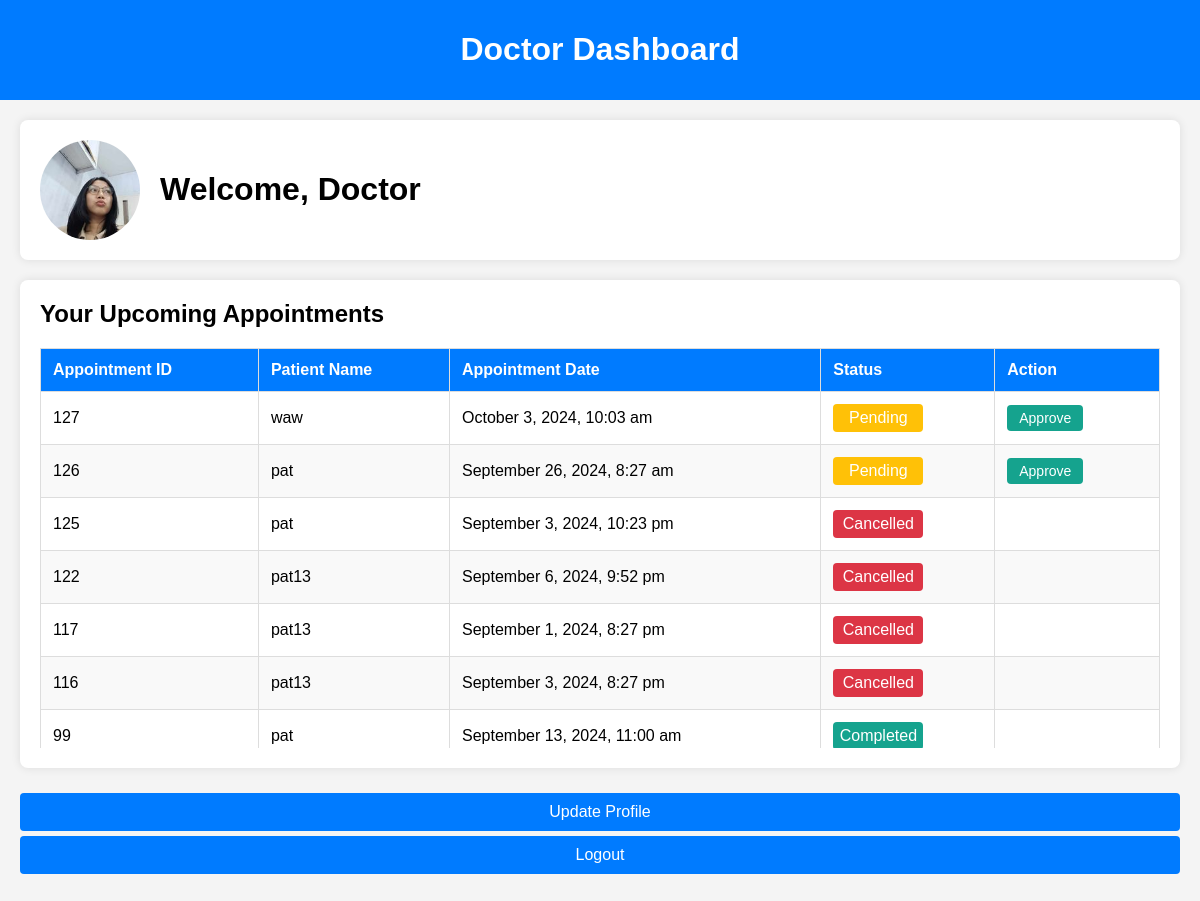
Page /doctor/doctor_dashboard.php (signed in) on the earlier database version.
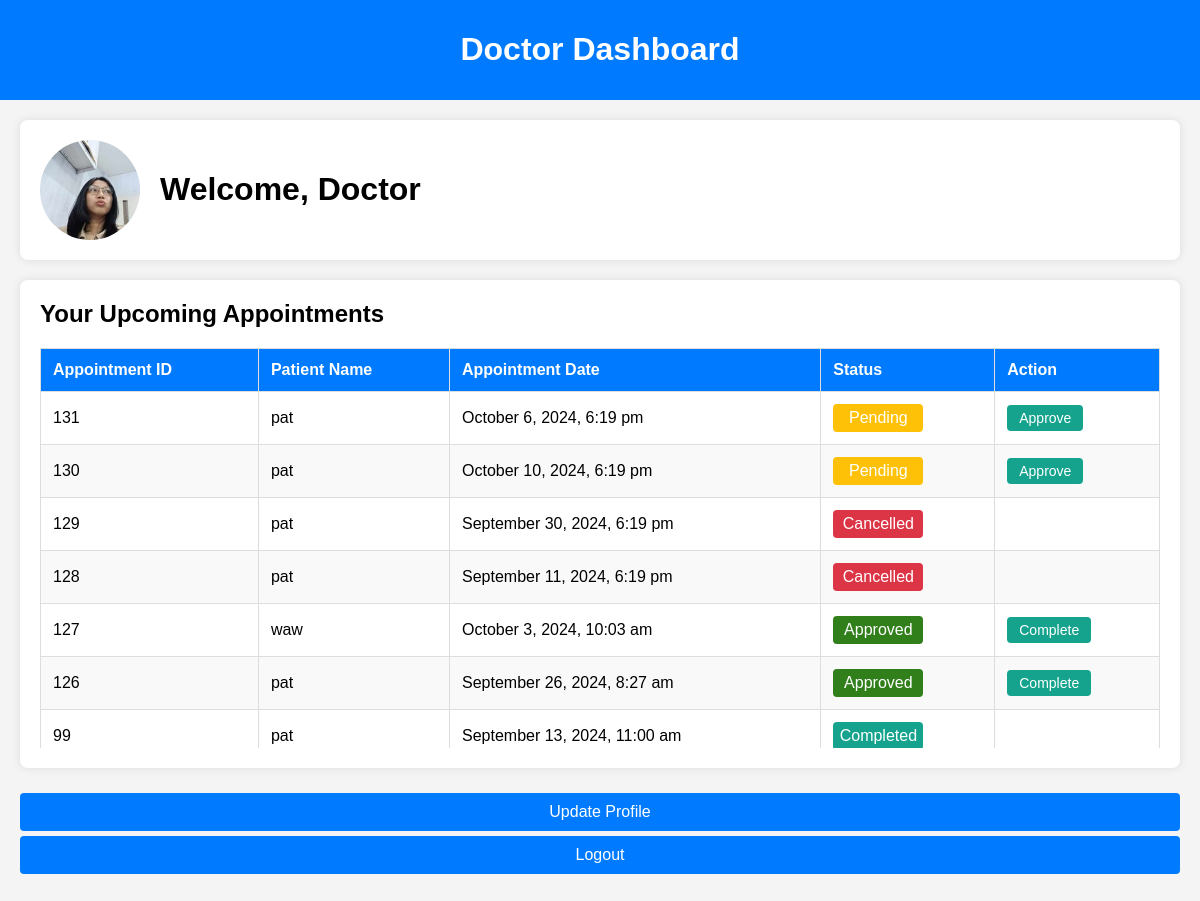
Same page on the later database version.
### tables this page shows
CREATE TABLE `users` (
  `id` int(11) NOT NULL,
  `name` varchar(255) NOT NULL,
  `email` varchar(255) NOT NULL,
  `email_verified` tinyint(1) DEFAULT 0,
  `password` varchar(255) NOT NULL,
  `user_type` enum('admin','doctor','patient') NOT NULL,
  `created_at` timestamp NOT NULL DEFAULT current_timestamp(),
  `updated_at` timestamp NOT NULL DEFAULT current_timestamp() ON UPDATE current_timestamp(),
  `image` varchar(255) DEFAULT 'default_images/default.jpg'
);

CREATE TABLE `appointments` (
  `id` int(11) NOT NULL,
  `patient_id` int(11) NOT NULL,
  `doctor_id` int(11) NOT NULL,
  `appointment_date` datetime NOT NULL,
  `status` enum('Pending','Completed','Cancelled','Approved') DEFAULT 'Pending',
  `created_at` timestamp NOT NULL DEFAULT current_timestamp(),
  `updated_at` timestamp NOT NULL DEFAULT current_timestamp() ON UPDATE current_timestamp(),
  `patient_name` varchar(255) DEFAULT NULL,
  `doctor_name` varchar(255) DEFAULT NULL
);

CREATE TABLE `patients` (
  `id` int(11) NOT NULL,
  `user_id` int(11) DEFAULT NULL,
  `name` varchar(255) NOT NULL,
  `email` varchar(255) NOT NULL
);

### doctor/doctor_dashboard.php (the view, shortened to what this page needs)
<?php
include '../db.php';
$doctor_id = $_SESSION['user_id'];
$stmt = $pdo->prepare("SELECT image FROM users WHERE id = ?");
$stmt->execute([$doctor_id]);
$doctor = $stmt->fetch();
$profile_image = !empty($doctor['image']) ? $doctor['image'] : 'default.jpg';
$stmt = $pdo->prepare("
    SELECT a.id AS appointment_id, p.name AS patient_name, a.appointment_date, a.status
    FROM appointments a
    JOIN patients p ON a.patient_id = p.id
    JOIN doctors d ON a.doctor_id = d.id
    WHERE d.user_id = ?
    ORDER BY a.id DESC
");
$stmt->execute([$doctor_id]);
$appointments = $stmt->fetchAll();
?>
<!DOCTYPE html>
<html lang="en">
<head>
</head>
<body>
<div class="navbar">
    <h1>Doctor Dashboard</h1>
</div>
<div class="container">
    <div class="profile-card">
    <img src="../uploads/<?php echo htmlspecialchars($profile_image); ?>" alt="Profile Image">
        <div>
            <h1>Welcome, Doctor</h1>
        </div>
    </div>
    <div class="card">
        <h2>Your Upcoming Appointments</h2>
        <div class="table-wrapper">
            <table>
                <thead>
                    <tr>
                        <th>Appointment ID</th>
                        <th>Patient Name</th>
                        <th>Appointment Date</th>
                        <th>Status</th>
                        <th class="action-column">Action</th>
                    </tr>
                </thead>
                <tbody>
                    <?php if (!empty($appointments)): ?>
                        <?php foreach ($appointments as $appointment): ?>
                            <tr>
                                <td><?php echo htmlspecialchars($appointment['appointment_id']); ?></td>
                                <td><?php echo htmlspecialchars($appointment['patient_name']); ?></td>
                                <td><?php echo htmlspecialchars(date('F j, Y, g:i a', strtotime($appointment['appointment_date']))); ?></td>
                                <td><span class="status <?php echo htmlspecialchars($appointment['status']); ?>"><?php echo htmlspecialchars($appointment['status']); ?></span></td>
                                <td class="action-column">
                                    <?php if ($appointment['status'] === 'Pending'): ?>
                                        <button class="action-button approve-btn" data-id="<?php echo htmlspecialchars($appointment['appointment_id']); ?>">Approve</button>
                                    <?php elseif ($appointment['status'] === 'Approved'): ?>
                                        <button class="action-button complete-btn" data-id="<?php echo htmlspecialchars($appointment['appointment_id']); ?>">Complete</button>
                                    <?php endif; ?>
                                </td>
                            </tr>
                        <?php endforeach; ?>
                    <?php else: ?>
                        <tr>
                            <td colspan="5" style="text-align: center;">No appointments found.</td>
                        </tr>
                    <?php endif; ?>
                </tbody>
            </table>
        </div>
    </div>
    <div class="dashboard-links">
        <a href="update_profile.php">Update Profile</a>
        <a href="../logout.php">Logout</a>
    </div>
</div>
</body>
</html>

### doctor/doctor_dashboard.php (style rules this page uses)
body { font-family: Arial, sans-serif; background-color: #f4f4f4; margin: 0; padding: 0; }
.navbar { background-color: #007bff; padding: 10px; color: white; text-align: center; }
.container { padding: 20px; max-width: 1200px; margin: 0 auto; display: flex; flex-direction: column; }
.profile-card { display: flex; align-items: center; background: #fff; padding: 20px; border-radius: 8px; box-shadow: 0 0 10px rgba(0, 0, 0, 0.1); margin-bottom: 20px; }
.profile-card img { border-radius: 50%; width: 100px; height: 100px; object-fit: cover; margin-right: 20px; }
.profile-card h1 { margin: 0; }
.card { background: #fff; padding: 20px; border-radius: 8px; box-shadow: 0 0 10px rgba(0, 0, 0, 0.1); margin-bottom: 20px; }
.card h2 { margin-top: 0; }
.dashboard-links a { display: block; padding: 10px; margin: 5px 0; background: #007bff; color: white; text-decoration: none; border-radius: 4px; text-align: center; }
.table-wrapper { margin-top: 20px; max-height: 400px; overflow-y: auto; }
table { width: 100%; border-collapse: collapse; border: 1px solid #ddd; }
th, td { padding: 12px; text-align: left; border: 1px solid #ddd; }
th { background-color: #007bff; color: white; font-weight: bold; }
tr:nth-child(even) { background-color: #f9f9f9; }
.status { padding: 5px; border-radius: 4px; color: white; text-align: center; display: inline-block; min-width: 80px; }
.status.Pending { background-color: #ffc107; }
.status.Approved { background-color: #307f1b; }
.status.Completed { background-color: #15a38e; }
.status.Cancelled { background-color: #dc3545; }
.action-button { background-color: #15a38e; color: white; border: none; padding: 5px 12px; border-radius: 4px; cursor: pointer; font-size: 14px; text-align: center; }
.action-button.complete-btn { background-color: #15a38e; }

Differences in the rows shown:
removed appointments: id "125", patient.name "pat", appointment_date "September 3, 2024, 10:23 pm", status "Cancelled"
removed appointments: id "122", patient.name "pat13", appointment_date "September 6, 2024, 9:52 pm", status "Cancelled"
removed appointments: id "117", patient.name "pat13", appointment_date "September 1, 2024, 8:27 pm", status "Cancelled"
removed appointments: id "116", patient.name "pat13", appointment_date "September 3, 2024, 8:27 pm", status "Cancelled"
added appointments: id "131", patient.name "pat", appointment_date "October 6, 2024, 6:19 pm", status "Pending"
added appointments: id "130", patient.name "pat", appointment_date "October 10, 2024, 6:19 pm", status "Pending"
added appointments: id "129", patient.name "pat", appointment_date "September 30, 2024, 6:19 pm", status "Cancelled"
added appointments: id "128", patient.name "pat", appointment_date "September 11, 2024, 6:19 pm", status "Cancelled"
changed appointments "October 3, 2024, 10:03 am": status "Pending" → "Approved"; status "Approve" → "Complete"
changed appointments "September 26, 2024, 8:27 am": status "Pending" → "Approved"; status "Approve" → "Complete"
